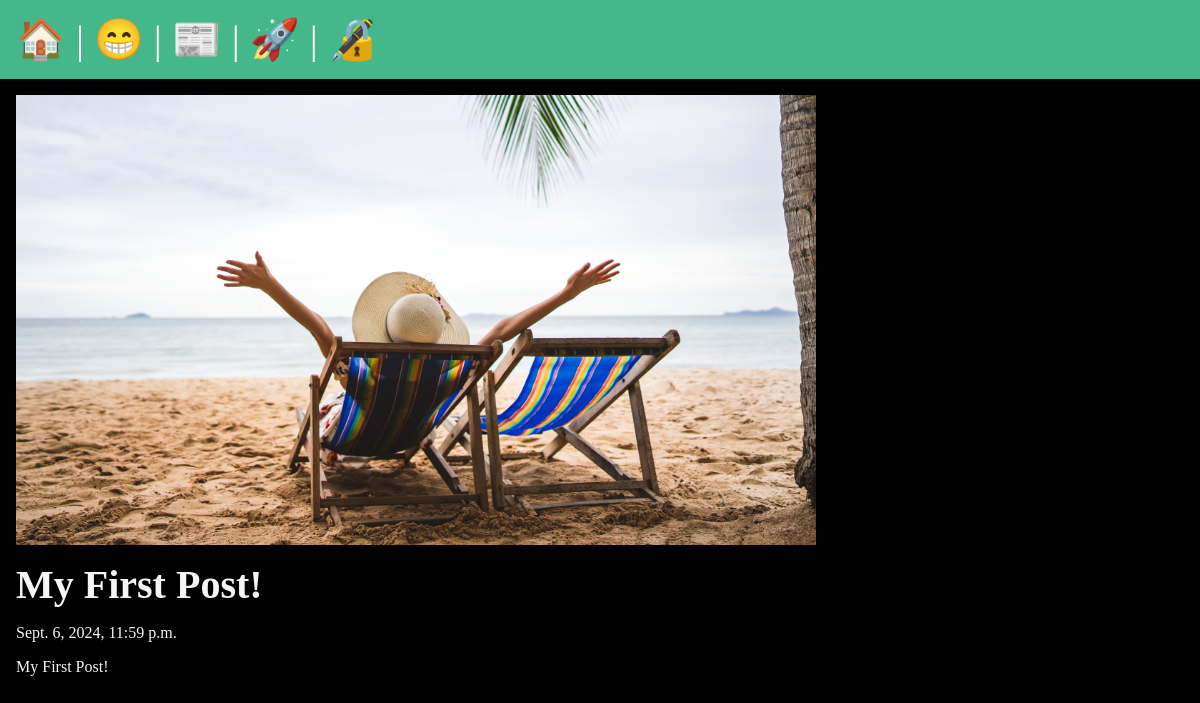
The page /posts/first-post on the database its author committed.
### posts/models.py (models this page shows, shortened)
class Post(models.Model):
    title = models.CharField(max_length=75)
    body = models.TextField()
    slug = models.SlugField()
    date = models.DateTimeField(auto_now_add = True)
    banner = models.ImageField(default='fallback.png', blank=True)

### posts/views.py (the view)
# urls.py: path('<slug:slug>', views.post_page, name='page'),
def post_page(request, slug):
    post = Post.objects.get(slug=slug)
    return render(request,'posts/post_page.html', {'post':post})

### posts/templates/posts/post_page.html (shortened to what this page needs)
{% extends "layout.html" %}{% load static %}  {%block content %}
<section>
  <div class="box">
    <img class="banner" src="{{post.banner.url}}" alt="{{post.title}}" />
  </div>
  <h1>{{post.title}}</h1>
  <p>{{post.date}}</p>
  <p>{{post.body}}</p>
</section>
{% endblock content %}

### static/css/style.css (style rules this page uses)
* { margin: 0; padding: 0; box-sizing: border-box; }
body { min-height: 100vh; background-color: black; color: whitesmoke; font-size: 3rem; }
section { display: flex; flex-flow: column; gap: 1rem; }
h1, h2 { font-size: 2.5rem; }
p { font-size: 1rem; }
.banner { display: block; width: 100%; max-width: 800px; }

### rows shown on the page
Post: banner (picture), title "My First Post!", date "Sept. 6, 2024, 11:59 p.m.", body "My First Post!"
